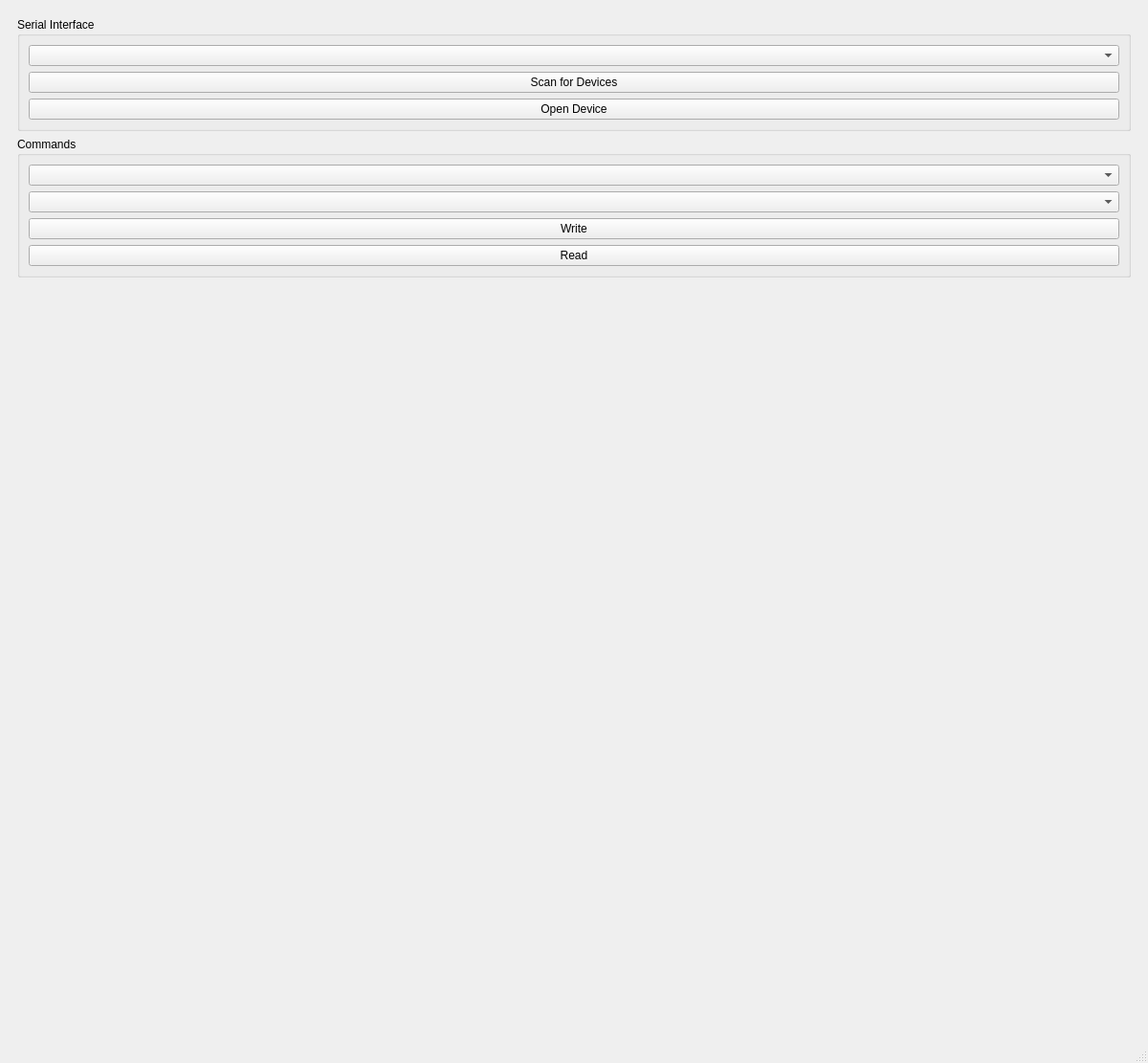
<?xml version="1.0" encoding="UTF-8"?>
<ui version="4.0">
 <class>MainWindow</class>
 <widget class="QMainWindow" name="MainWindow">
  <property name="geometry">
   <rect>
    <x>0</x>
    <y>0</y>
    <width>1200</width>
    <height>1111</height>
   </rect>
  </property>
  <property name="windowTitle">
   <string>MainWindow</string>
  </property>
  <widget class="QWidget" name="centralwidget">
   <layout class="QGridLayout" name="gridLayout">
    <item row="0" column="0">
     <widget class="QWidget" name="widget" native="true">
      <layout class="QGridLayout" name="gridLayout_4">
       <item row="0" column="0">
        <widget class="QGroupBox" name="gb_serialInterface">
         <property name="sizePolicy">
          <sizepolicy hsizetype="Preferred" vsizetype="Fixed">
           <horstretch>0</horstretch>
           <verstretch>0</verstretch>
          </sizepolicy>
         </property>
         <property name="title">
          <string>Serial Interface</string>
         </property>
         <layout class="QVBoxLayout" name="verticalLayout_3">
          <item>
           <widget class="QComboBox" name="cb_serialDevices"/>
          </item>
          <item>
           <widget class="QPushButton" name="pb_scanDevices">
            <property name="text">
             <string>Scan for Devices</string>
            </property>
           </widget>
          </item>
          <item>
           <widget class="QPushButton" name="pb_openDevices">
            <property name="text">
             <string>Open Device</string>
            </property>
           </widget>
          </item>
         </layout>
        </widget>
       </item>
       <item row="1" column="0">
        <widget class="QGroupBox" name="gb_Commands">
         <property name="sizePolicy">
          <sizepolicy hsizetype="Preferred" vsizetype="Fixed">
           <horstretch>0</horstretch>
           <verstretch>0</verstretch>
          </sizepolicy>
         </property>
         <property name="title">
          <string>Commands</string>
         </property>
         <layout class="QVBoxLayout" name="verticalLayout">
          <item>
           <widget class="QComboBox" name="cb_sectorSelector"/>
          </item>
          <item>
           <widget class="QComboBox" name="cb_blockSelector"/>
          </item>
          <item>
           <widget class="QPushButton" name="pb_writeCommand">
            <property name="text">
             <string>Write</string>
            </property>
           </widget>
          </item>
          <item>
           <widget class="QPushButton" name="pb_readCommand">
            <property name="text">
             <string>Read</string>
            </property>
           </widget>
          </item>
         </layout>
        </widget>
       </item>
       <item row="2" column="0">
        <spacer name="verticalSpacer">
         <property name="orientation">
          <enum>Qt::Orientation::Vertical</enum>
         </property>
         <property name="sizeHint" stdset="0">
          <size>
           <width>20</width>
           <height>40</height>
          </size>
         </property>
        </spacer>
       </item>
      </layout>
     </widget>
    </item>
   </layout>
  </widget>
  <widget class="QMenuBar" name="menubar">
   <property name="geometry">
    <rect>
     <x>0</x>
     <y>0</y>
     <width>1200</width>
     <height>22</height>
    </rect>
   </property>
  </widget>
  <widget class="QStatusBar" name="statusbar"/>
 </widget>
 <resources/>
 <connections/>
</ui>
